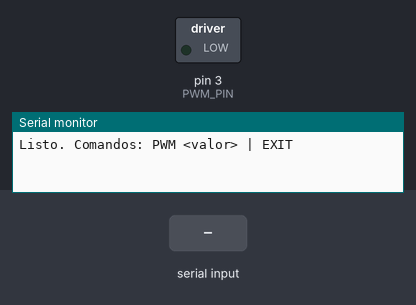
A sketch run on a simulated Arduino Uno, built with avr-gcc and run on an emulated ATmega328P. Shown: switched loads named in the sketch (green lamp = pin HIGH), the last lines printed to the serial monitor. The test bench sets the inputs (shaded band).

Above: at 1.2 s.
1.3 s: "PWM 90\n" received over Serial
At 2.5 s:
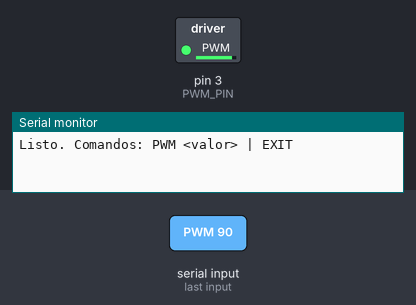
2.8 s: "EXIT\n" received over Serial
At 3.8 s:
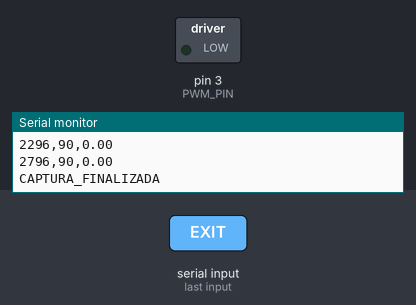
Timing chart, 0 to 5.8 s (numbered marks = the images above; inputs shaded):
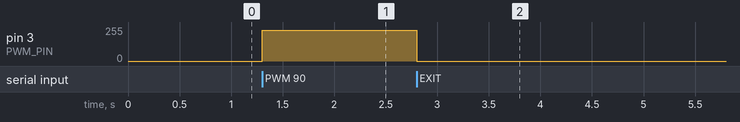

Measured:
- after the input at 1.3 s, pin 3 (PWM_PIN): 0/255 → 229/255 at once
- after the input at 2.8 s, pin 3 (PWM_PIN): 229/255 → 0/255 at once

The sketch:

lab2_p2.ino
```cpp
/**
 * @file sketch_motor_dc.ino
 * @brief Sistema de caracterización de motor DC en Arduino (compatible Pico).
 * @details Mide velocidad con encoder óptico, genera PWM, captura curva de reacción a 250Hz,
 *          detecta PWM mínimo de arranque y documentado con Doxygen.
 */

// =================== PARÁMETROS GENERALES ===================
#define ENCODER_HUECOS      20                          // huecos por revolución generados por la rueda del encoder
#define SECTORS_REV         (ENCODER_HUECOS * 2)        // huecos + partes opacas
#define RPM_CONST_US        (60000000UL / SECTORS_REV)  // factor de conversión de microsegundos de pulso alto a RPM
#define MIN_DT_US           200                         // ignora pulsos muy cortos (rebotes)

#define PWM_PIN             3
#define PWM_MAX             255     // resolución de 8-bits

#define ENCODER_PIN         5       // pin que se usa como interrupción externa

// =================== VARIABLES DE ESTADO ===================
volatile uint32_t highStartUs = 0;
volatile float rpmGlobal = 0.0;

// --- Filtro de media móvil ---
#define FILTER_SIZE 10
float rpmBuffer[FILTER_SIZE] = {0};
uint8_t rpmIndex = 0;

// --- Caracterización ---
#define MAX_DATOS 1000  // Ajusta según la memoria disponible

// Estructura para almacenar cada muestra (caracterización)
struct Dato {
  uint32_t tiempo_ms;
  int pwm_pct;
  float rpm;
};

Dato datos[MAX_DATOS];
uint16_t indice_dato = 0;

// ========================= PROTOTIPOS =========================
void modoManual(int pct);
bool procesarComando(int &pct);
float mediaMovil(float value);
void medirPulso();

// =================== FUNCIÓN DE MEDIA MÓVIL ===================
/**
 * @brief Inserta una nueva lectura de RPM en el buffer circular y retorna la media.
 * @param[in] value  Lectura actual de rpmGlobal.
 * @return float     Media de las últimas FILTER_SIZE lecturas.
 */
float mediaMovil(float value) {
  rpmBuffer[rpmIndex] = value;
  rpmIndex = (rpmIndex + 1) % FILTER_SIZE;
  float sum = 0;
  for (uint8_t i = 0; i < FILTER_SIZE; i++)
    sum += rpmBuffer[i];
  return sum / FILTER_SIZE;
}

// =================== ISR: pulso encoder ===================
/**
 * @brief ISR del encoder óptico, mide tiempo alto y actualiza rpmGlobal.
 */
void medirPulso() {
  uint32_t ahora = micros();
  if (digitalRead(ENCODER_PIN) == HIGH) {
    highStartUs = ahora;                  // flanco RISING: marca inicio del pulso alto
  } else {
    uint32_t dt = ahora - highStartUs;    // flanco FALLING: mide duración del pulso
    if (dt >= MIN_DT_US)
      rpmGlobal = (float)RPM_CONST_US / dt; // actualiza rpmGlobal (convierto duración en RPM)
  }
}

// =================== MODO MANUAL ===================
/**
 * @brief Lee un comando de Serial de manera eficiente; retorna false si es EXIT.
 * @param[in,out] pct  Referencia al porcentaje de ciclo PWM. Se actualiza
 *                     si se recibe un comando "PWM <valor>" válido.
 * @return true  Si debe continuar en modo manual.
 * @return false Si se ha recibido "EXIT" y debe abandonarse el modo manual.
 */
bool procesarComando(int &pct) {
  if (!Serial.available()) return true;

  String line = Serial.readStringUntil('\n');
  line.trim();
  line.toUpperCase();

  if (line == "EXIT"){
    return false;
  }
  else if (line.startsWith("PWM ")) {
    int nuevo = line.substring(4).toInt();
    pct = constrain(nuevo, 0, 100);
    analogWrite(PWM_PIN, map(pct, 0, 100, 0, PWM_MAX));
    //Serial.print("PWM actualizado: "); Serial.print(pct); Serial.println("%");
  }
  else Serial.println("Comando no reconocido");

  return true;
}

/**
 * @brief Modo manual: aplica PWM fijo y acumula datos hasta recibir 'EXIT'.
 * @param pct Porcentaje de ciclo PWM inicial.
 */
void modoManual(int pct) {
  pct = constrain(pct, 0, 100);
  analogWrite(PWM_PIN, map(pct, 0, 100, 0, PWM_MAX));
  //Serial.print("Modo manual: PWM="); Serial.print(pct); Serial.println("% (EXIT para salir)");

  uint32_t last = millis();
  bool seguir = true;
  indice_dato = 0;

  while (seguir) {
    seguir = procesarComando(pct);
    if (millis() - last >= 500 && indice_dato < MAX_DATOS) {
      float rpmSuavizada = mediaMovil(rpmGlobal);
      datos[indice_dato].tiempo_ms = millis();
      datos[indice_dato].pwm_pct = pct;
      datos[indice_dato].rpm = rpmSuavizada;
      indice_dato++;
      last = millis();
    }
  }

  analogWrite(PWM_PIN, 0);  // se detiene el modo manual

  // Imprimir encabezado CSV
  Serial.println("tiempo_ms,pwm_porcentaje,rpm");

  // Imprimir datos acumulados
  for (uint16_t i = 0; i < indice_dato; i++) {
    Serial.print(datos[i].tiempo_ms); Serial.print(",");
    Serial.print(datos[i].pwm_pct); Serial.print(",");
    Serial.println(datos[i].rpm, 2);
  }

  Serial.println("CAPTURA_FINALIZADA");
}

// =================== SETUP ===================
void setup() {
  // Configuración de pines
  pinMode(PWM_PIN, OUTPUT);
  // Asocia la ISR del encoder
  pinMode(ENCODER_PIN, INPUT_PULLUP);
  attachInterrupt(digitalPinToInterrupt(ENCODER_PIN), medirPulso, CHANGE);
  // Inicializa la consola serial (115200 bps) y espera a que se abra
  Serial.begin(115200);
  while (!Serial);
  // Comando disponibles
  Serial.println("Listo. Comandos: PWM <valor> | EXIT");
}

// =================== BUCLE PRINCIPAL ===================
void loop() {
  if (!Serial.available()) return;
  String line = Serial.readStringUntil('\n');
  line.trim(); line.toUpperCase();

  if (line == "EXIT") {                         // Apaga PWM y loop infinito para detener el sketch
    analogWrite(PWM_PIN, 0);
  }
  else if (line.startsWith("PWM ")) {           // Modo manual
    int valor = line.substring(4).toInt();
    modoManual(valor);
  }
  else {                                        // Error de comando
    Serial.println("Comando no reconocido");
  }
}
```
